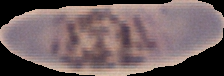
#> input picture Falciparum/crops/G/1603223711-0001-G_0.png, 224 x 76 px
$ python -i extract_radiomic_features.py   (imports and definitions only)   (older library calls are emulated)
#> lines starting #> are read from the running program, lines starting #| are printed output that depends on the picture; after the words box and inside, x2 and y2 are one past the last pixel; in counts of white or black regions, pixels touching at a corner belong together
"""
Estrazione feature radiomiche dai crop RBC di Fase 1.
Usa scikit-image (già installato) al posto di PyRadiomics.

Motivazione: PyRadiomics 3.0.1/3.1.0 usa configparser.SafeConfigParser nel proprio
sistema di build (versioneer.py); questa funzione è stata rimossa in Python 3.12.
Non esistono wheel pre-compilate per Python 3.12 su PyPI né nel repository GitHub.
Python non può essere retrocesso perché PyTorch richiede 3.12.

Feature estratte per immagine (~61 totali):
  - First-order  (15): statistiche sui pixel della ROI
                       (media, mediana, std, varianza, asimmetria, curtosi,
                        energia, entropia, max, min, range, rms, IQR, P10, P90)
  - GLCM         (36): Gray Level Co-occurrence Matrix
                       4 direzioni × 3 distanze × 6 proprietà
                       (contrasto, dissimilarità, omogeneità, energia, correlazione, ASM)
                       → per ogni coppia (distanza, proprietà): media e std across
                         le 4 direzioni, per una rappresentazione rotationally invariant
  - Shape 2D     (10): proprietà geometriche della ROI
                       (area, perimetro, eccentricità, solidità, extent,
                        assi maggiore/minore, diametro equivalente,
                        orientazione, numero di Eulero)
"""

import numpy as np
import pandas as pd
import h5py
from pathlib import Path
from PIL import Image
from scipy import stats as scipy_stats
from skimage import feature as skfeature, measure as skmeasure

# --- Radice del progetto ricavata dalla posizione di questo file ---
_BASE_ROOT = Path(__file__).resolve().parent.parent.parent
_KNOWN_SPECIES = {"Falciparum", "Malariae", "Ovale", "Vivax"}

# --- Percorsi ---
KFOLD_DIR   = _BASE_ROOT / "csvs" / "kfold_heldout"
HELDOUT_DIR = _BASE_ROOT / "csvs" / "splits_heldout"
TEST_CSV    = HELDOUT_DIR / "test_heldout.csv"
OUTPUT_DIR  = _BASE_ROOT / "results" / "features" / "radiomics"

N_FOLDS = 5

LABEL_TO_ID = {"Falciparum": 0, "Malariae": 1, "Ovale": 2, "Vivax": 3}
REQUIRED_COLUMNS = {"filepath", "label", "phase", "group_id", "filename"}

# Parametri GLCM
GLCM_DISTANCES = [1, 2, 3]
GLCM_ANGLES    = [0, np.pi / 4, np.pi / 2, 3 * np.pi / 4]
GLCM_LEVELS    = 16   # stesso default di PyRadiomics
GLCM_PROPS     = ["contrast", "dissimilarity", "homogeneity", "energy", "correlation", "ASM"]


# [10 lines left out: function _relocate_path, not called in this run]


def build_roi_mask(gray_array: np.ndarray, threshold: int = 10) -> np.ndarray:
    """
    Crea una maschera binaria per la ROI.
    Pixel con intensità > threshold → 1 (incluso nella ROI).
    Threshold=10 esclude solo lo sfondo nero puro includendo tutta la cellula.
    Fallback: se la maschera fosse vuota, usa l'intera immagine come ROI.
    """
    mask = (gray_array > threshold).astype(np.uint8)
    if mask.sum() == 0:
        mask = np.ones_like(gray_array, dtype=np.uint8)
    return mask


def _first_order_features(roi_pixels: np.ndarray) -> dict:
    """
    Statistiche di primo ordine sui pixel della ROI.
    Equivalenti alla classe 'firstorder' di PyRadiomics.
    L'entropia è calcolata sull'istogramma a 256 bin (Shannon, log base 2).
    """
    p = roi_pixels.astype(np.float64)
    hist, _ = np.histogram(p, bins=256, range=(0, 256), density=True)
    h = hist[hist > 0]

    return {
        "fo_mean":     float(np.mean(p)),
        "fo_median":   float(np.median(p)),
        "fo_std":      float(np.std(p)),
        "fo_variance": float(np.var(p)),
        "fo_skewness": float(scipy_stats.skew(p)),
        "fo_kurtosis": float(scipy_stats.kurtosis(p)),
        "fo_energy":   float(np.sum(p ** 2) / len(p)),
        "fo_entropy":  float(-np.sum(h * np.log2(h))),
        "fo_max":      float(np.max(p)),
        "fo_min":      float(np.min(p)),
        "fo_range":    float(np.max(p) - np.min(p)),
        "fo_rms":      float(np.sqrt(np.mean(p ** 2))),
        "fo_iqr":      float(np.percentile(p, 75) - np.percentile(p, 25)),
        "fo_p10":      float(np.percentile(p, 10)),
        "fo_p90":      float(np.percentile(p, 90)),
    }


def _glcm_features(gray_array: np.ndarray, mask: np.ndarray) -> dict:
    """
    Feature GLCM (Gray Level Co-occurrence Matrix) per 4 direzioni e 3 distanze.
    Per ogni coppia (distanza, proprietà): media e std across le 4 direzioni
    producono una rappresentazione rotationally invariant che cattura anche
    la variabilità direzionale della texture.
    I pixel fuori maschera vengono azzerati prima della quantizzazione.
    NaN sulla correlazione (patch costante) → sostituiti con 0.
    """
    roi_masked = gray_array.copy()
    roi_masked[mask == 0] = 0
    quantized = (roi_masked / 255.0 * (GLCM_LEVELS - 1)).clip(0, GLCM_LEVELS - 1).astype(np.uint8)

    features = {}
    for d in GLCM_DISTANCES:
        glcm = skfeature.graycomatrix(
            quantized,
            distances=[d],
            angles=GLCM_ANGLES,
            levels=GLCM_LEVELS,
            symmetric=True,
            normed=True,
        )
        for prop in GLCM_PROPS:
            # graycoprops → shape (n_distances, n_angles); [0] → (n_angles,)
            vals = skfeature.graycoprops(glcm, prop)[0]
            vals = np.nan_to_num(vals, nan=0.0)
            features[f"glcm_d{d}_{prop}_mean"] = float(np.mean(vals))
            features[f"glcm_d{d}_{prop}_std"]  = float(np.std(vals))

    return features


def _shape_features(mask: np.ndarray) -> dict:
    """
    Feature geometriche della ROI tramite regionprops.
    Se la maschera è degenere, restituisce zeri.
    Usa la regione più grande (in area) come proxy per la cellula principale.
    """
    _zero = {
        "shape_area": 0.0, "shape_perimeter": 0.0, "shape_eccentricity": 0.0,
        "shape_solidity": 0.0, "shape_extent": 0.0, "shape_major_axis_length": 0.0,
        "shape_minor_axis_length": 0.0, "shape_equivalent_diameter": 0.0,
        "shape_orientation": 0.0, "shape_euler_number": 0.0,
    }

    label_img = skmeasure.label(mask)
    if label_img.max() == 0:
        return _zero

    regions = skmeasure.regionprops(label_img)
    region  = max(regions, key=lambda r: r.area)

    try:
        return {
            "shape_area":                float(region.area),
            "shape_perimeter":           float(region.perimeter),
            "shape_eccentricity":        float(region.eccentricity),
            "shape_solidity":            float(region.solidity),
            "shape_extent":              float(region.extent),
            "shape_major_axis_length":   float(region.major_axis_length),
            "shape_minor_axis_length":   float(region.minor_axis_length),
            "shape_equivalent_diameter": float(region.equivalent_diameter_area),
            "shape_orientation":         float(region.orientation),
            "shape_euler_number":        float(region.euler_number),
        }
    except Exception:
        return _zero


def extract_single_image(image_path: str) -> tuple:
    """
    Estrae le feature da una singola immagine.
    Ritorna (feature_array: np.ndarray, feature_names: list)
    oppure (None, None) in caso di errore.

    Conversione RGB→grayscale con PIL convert("L"):
    Y = 0.299R + 0.587G + 0.114B (luminanza percettiva standard).
    """
    try:
        gray_np  = np.array(Image.open(image_path).convert("L"))
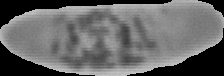
#> gray_np: shape (76, 224); min 0, max 201, mean 102.2
        mask_np  = build_roi_mask(gray_np)
#> in build_roi_mask, `mask = (gray_array > threshold).astype(np.uint8)`:
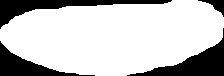
#> mask: shape (76, 224); values 0 (black) and 1 (white), 76.6% white; 4 black regions, box (x1, y1, x2, y2) and area: (127, 28, 224, 76) 1434, (0, 0, 172, 29) 1359, (0, 41, 95, 76) 1028, (198, 0, 224, 17) 166
        roi_pix  = gray_np[mask_np == 1]
#> roi_pix = 13037 values, max 201 at index 12887, min 60 at index 7326, mean 133.5

        all_feats = {
            **_first_order_features(roi_pix),
            **_glcm_features(gray_np, mask_np),
            **_shape_features(mask_np),
        }
#> in _first_order_features, `p = roi_pixels.astype(np.float64)`: p has the same summary as roi_pix in extract_single_image
#> in _first_order_features, `hist, _ = np.histogram(p, bins=256, range=(0, 256), density=True)`: hist = 256 values, max 0.0252 at index 127, min 0 at index 0, mean 0.00391
#> in _first_order_features, `h = hist[hist > 0]`: h = 141 values, max 0.0252 at index 67, min 7.67e-05 at index 0, mean 0.00709
#> in _glcm_features, `quantized = (roi_masked / 255.0 * (GLCM_LEVELS - 1)).clip(0, GLCM_LEVE..`:
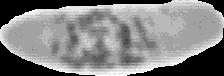
#> quantized: shape (76, 224); min 0, max 11, mean 5.65; drawn with min black and max white
#> after the loop in _glcm_features, `for d in GLCM_DISTANCES:`: features = 36 items
#> in _shape_features, `label_img = skmeasure.label(mask)`: label_img: shape (76, 224) int64; values 0 (black) and 1 (white), 76.6% white; 4 black regions
#> in _shape_features, `regions = skmeasure.regionprops(label_img)`: regions = 1 regions; box (x1, y1, x2, y2) and area: (0, 0, 224, 76) 13037

        feature_names  = list(all_feats.keys())
#> feature_names = 61 items, first 6: 'fo_mean', 'fo_median', 'fo_std', 'fo_variance', 'fo_skewness', 'fo_kurtosis'
        feature_values = np.array(list(all_feats.values()), dtype=np.float64)
#> feature_values = 61 values, max 18446.4 at index 6, min -1.52 at index 59, mean 561.3
        # Sanificazione finale: NaN/Inf residui → 0
        feature_values = np.nan_to_num(feature_values, nan=0.0, posinf=0.0, neginf=0.0)

        return feature_values, feature_names

    except Exception as e:
        print(f"    ERRORE su {image_path}: {e}")
        return None, None


# [95 lines left out: functions process_split, save_h5, validate_h5, main, not called in this run]


# [2 lines not run here, left out]

>>> result = extract_single_image('../../Falciparum/crops/G/1603223711-0001-G_0.png')

$ run again, on Falciparum/crops/G/1603223711-0005-G_0.png
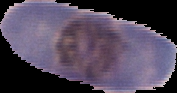
#> input picture Falciparum/crops/G/1603223711-0005-G_0.png, 177 x 93 px
#> in build_roi_mask, `mask = (gray_array > threshold).astype(np.uint8)`:
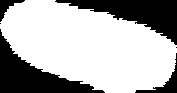
#> mask: shape (93, 177); values 0 (black) and 1 (white), 68.7% white; 6 black regions (2 under 20 px), largest, box (x1, y1, x2, y2) and area: (0, 29, 105, 93) 2342, (55, 0, 177, 45) 2257, (135, 53, 177, 93) 351, (0, 0, 25, 22) 195
#> roi_pix = 11314 values, max 207 at index 10461, min 57 at index 3717, mean 111.3
#> p has the same summary as roi_pix in extract_single_image
#> hist = 256 values, max 0.0225 at index 112, min 0 at index 0, mean 0.00391
#> h = 147 values, max 0.0225 at index 54, min 8.84e-05 at index 0, mean 0.0068
#> in _glcm_features, `quantized = (roi_masked / 255.0 * (GLCM_LEVELS - 1)).clip(0, GLCM_LEVE..`:
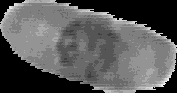
#> quantized: shape (93, 177); min 0, max 12, mean 4.18; drawn with min black and max white
#> after the loop in _glcm_features, `for d in GLCM_DISTANCES:`: features = 36 items
#> label_img: shape (93, 177) int64; values 0 (black) and 1 (white), 68.7% white; 6 black regions (2 under 20 px)
#> regions = 1 regions; box (x1, y1, x2, y2) and area: (0, 0, 177, 93) 11314
#> feature_names = 61 items, first 6: 'fo_mean', 'fo_median', 'fo_std', 'fo_variance', 'fo_skewness', 'fo_kurtosis'
#> feature_values = 61 values, max 12924.1 at index 6, min 0.0055 at index 38, mean 438.5

$ run again, on Falciparum/crops/G/1603223711-0006-G_0.png
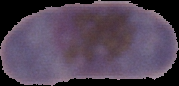
#> input picture Falciparum/crops/G/1603223711-0006-G_0.png, 179 x 86 px
#> in build_roi_mask, `mask = (gray_array > threshold).astype(np.uint8)`:
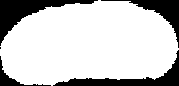
#> mask: shape (86, 179); values 0 (black) and 1 (white), 78.4% white; 5 black regions (1 under 20 px), largest, box (x1, y1, x2, y2) and area: (0, 0, 98, 46) 1230, (53, 50, 179, 86) 1069, (101, 0, 179, 48) 767, (0, 56, 51, 86) 256
#> roi_pix = 12070 values, max 156 at index 11532, min 57 at index 2331, mean 95.81
#> p has the same summary as roi_pix in extract_single_image
#> hist = 256 values, max 0.0326 at index 101, min 0 at index 0, mean 0.00391
#> h = 98 values, max 0.0326 at index 44, min 8.29e-05 at index 97, mean 0.0102
#> in _glcm_features, `quantized = (roi_masked / 255.0 * (GLCM_LEVELS - 1)).clip(0, GLCM_LEVE..`:
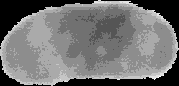
#> quantized: shape (86, 179); min 0, max 9, mean 4.05; drawn with min black and max white
#> after the loop in _glcm_features, `for d in GLCM_DISTANCES:`: features = 36 items
#> label_img: shape (86, 179) int64; values 0 (black) and 1 (white), 78.4% white; 5 black regions (1 under 20 px)
#> regions = 1 regions; box (x1, y1, x2, y2) and area: (0, 0, 179, 86) 12070
#> feature_names = 61 items, first 6: 'fo_mean', 'fo_median', 'fo_std', 'fo_variance', 'fo_skewness', 'fo_kurtosis'
#> feature_values = 61 values, max 12070 at index 51, min -1.51 at index 59, mean 386.5

$ run again, on Falciparum/crops/G/1603223711-0002-T_G_1.png
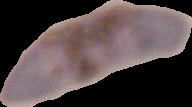
#> input picture Falciparum/crops/G/1603223711-0002-T_G_1.png, 192 x 107 px
#> in build_roi_mask, `mask = (gray_array > threshold).astype(np.uint8)`:
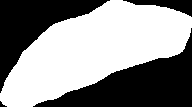
#> mask: shape (107, 192); values 0 (black) and 1 (white), 55.6% white; 4 black regions, box (x1, y1, x2, y2) and area: (33, 28, 192, 107) 5017, (0, 0, 110, 93) 3583, (123, 0, 192, 17) 499, (0, 101, 7, 107) 20
#> roi_pix = 11425 values, max 180 at index 9868, min 76 at index 8515, mean 128.6
#> p has the same summary as roi_pix in extract_single_image
#> hist = 256 values, max 0.0359 at index 128, min 0 at index 0, mean 0.00391
#> h = 102 values, max 0.0359 at index 49, min 8.75e-05 at index 0, mean 0.0098
#> in _glcm_features, `quantized = (roi_masked / 255.0 * (GLCM_LEVELS - 1)).clip(0, GLCM_LEVE..`:
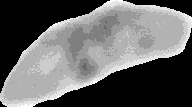
#> quantized: shape (107, 192); min 0, max 10, mean 3.94; drawn with min black and max white
#> after the loop in _glcm_features, `for d in GLCM_DISTANCES:`: features = 36 items
#> label_img: shape (107, 192) int64; values 0 (black) and 1 (white), 55.6% white; 4 black regions
#> regions = 1 regions; box (x1, y1, x2, y2) and area: (0, 0, 192, 107) 11425
#> feature_names = 61 items, first 6: 'fo_mean', 'fo_median', 'fo_std', 'fo_variance', 'fo_skewness', 'fo_kurtosis'
#> feature_values = 61 values, max 16893.3 at index 6, min -1.2 at index 59, mean 502.4
